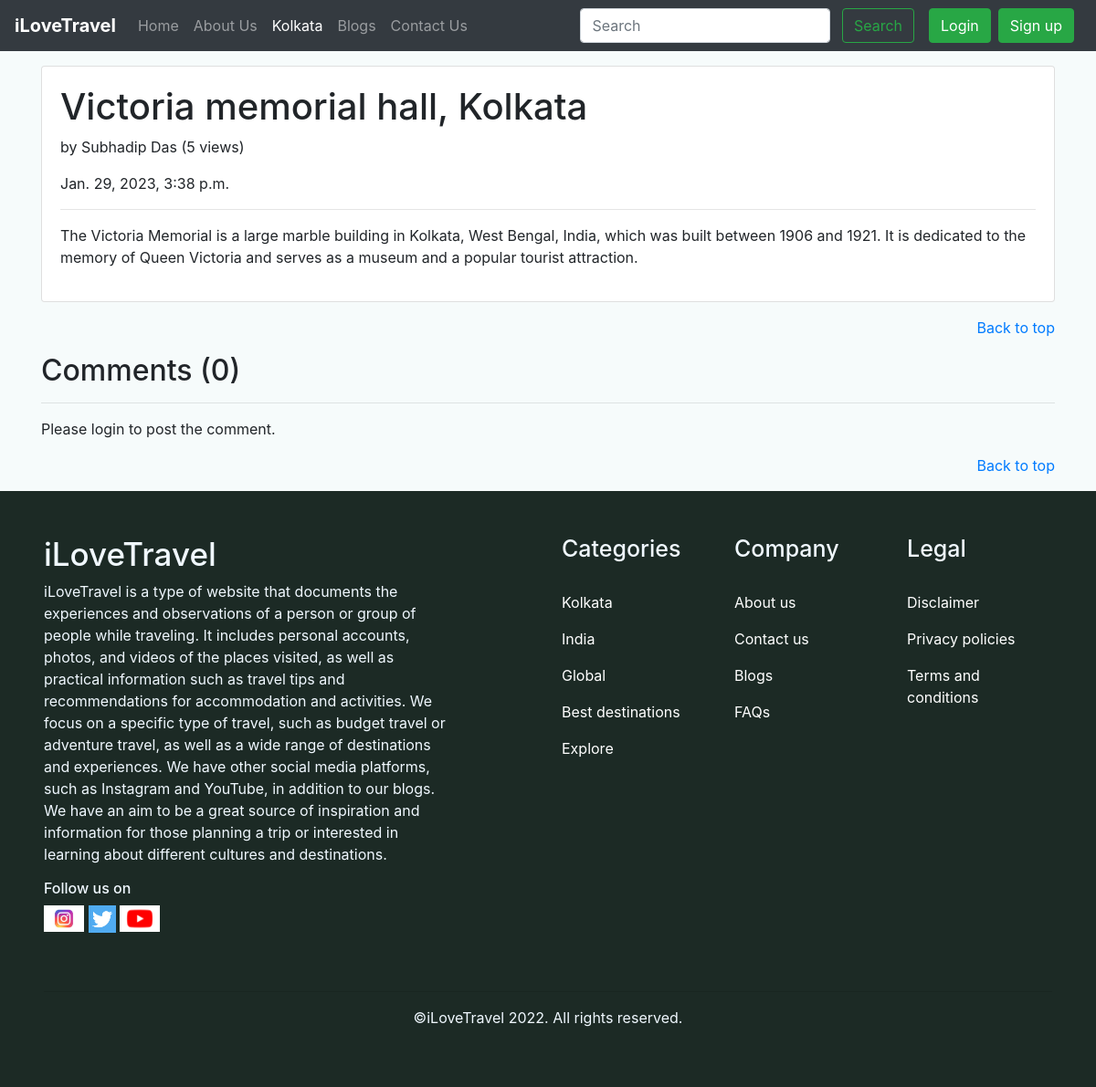
Page /kolkata/Victoria memorial hall, Kolkata on the committed database.
### kolkata/models.py (models this page shows, shortened)
class KolkataPost(models.Model):
    sno = models.AutoField(primary_key=True)
    title= models.CharField(max_length=122)
    content=models.TextField()
    author= models.CharField(max_length=122)
    views= models.IntegerField(default= 0)
    slug=models.CharField(max_length=130)
    timestamp = models.DateTimeField(default=now)

### kolkata/views.py (the view)
# urls.py: path("<str:slug>", views.blogpost, name='blogpost'),
def blogpost(request,slug):
    post= KolkataPost.objects.filter(slug=slug).first()
    post.views= post.views+1
    post.save()
    comments= KolkataBlogComment.objects.filter(post=post, parent=None)
    replies= KolkataBlogComment.objects.filter(post=post).exclude(parent=None)
    replyDict={}
    for reply in replies:
        if reply.parent.sno not in replyDict.keys():
            replyDict[reply.parent.sno]=[reply]
        else:
            replyDict[reply.parent.sno].append(reply)
    context={'post':post, 'comments':comments, 'user':request.user, 'replyDict':replyDict}
    return render(request, 'kolkata/blogpost.html', context)

### templates/kolkata/blogpost.html (shortened to what this page needs)
{% extends 'base.html' %}
{% block kolkataactive %}active{% endblock kolkataactive %}
{% block body %}
{% load humanize %}
{% load extras %}
<div class="container my-3">
    <div class="card">
        <div class="card-body">
            <h1>{{post.title}}</h1>
            <p>by {{post.author}}  (<span>{{post.views}} views</span>)</p>
            <p>{{post.timestamp}}</p>
            <hr>
            <p class="card-text">{{post.content|safe}}</p>
        </div>
    </div>
</div>
<div class="container my-3" style="text-align:end">
    <a href="/">Back to top</a>
</div>
<div class="container my-3">
    <h2>Comments ({{comments.count}})</h2>
    <div class="my-2">
        <hr>
        {% if user.is_authenticated %}
        <form action="/kolkata/postComment" method="post">
            {% csrf_token %}
            <div class="form-group">
                <label for="exampleInputEmail1">Comment here</label>
                <input type="text" name="comment" class="form-control" placeholder="Enter comment here">
            </div>
            <input type="hidden" name="postSno" value="{{post.sno}}">
            <input type="hidden" name="parentSno" value="">
            <button type="submit" class="btn btn-primary my-2">Submit</button>
        </form>
        {% else %}
        <p>Please login to post the comment.</p>
        {% endif %}
    </div>
</div>
<div class="container my-3" style="text-align:end">
    <a href="/">Back to top</a>
</div>
{% endblock body %}

### static/index.css (style rules this page uses)
* { margin: 0px; padding: 0px; }
body { background-color: rgb(246, 251, 251); }

### rows in the picture
KolkataPost: title "Victoria memorial hall, Kolkata", author "Subhadip Das", views "5", timestamp "Jan. 29, 2023, 3:38 p.m.", content "The Victoria Memorial is a large marble building in Kolkata, West Bengal, India, which was built between 1906 and 1921. It is dedicated to the memory of Queen Victoria and serves as a museum and a popular tourist attraction."

### other values in the picture
{{ comments.count }} "0"
